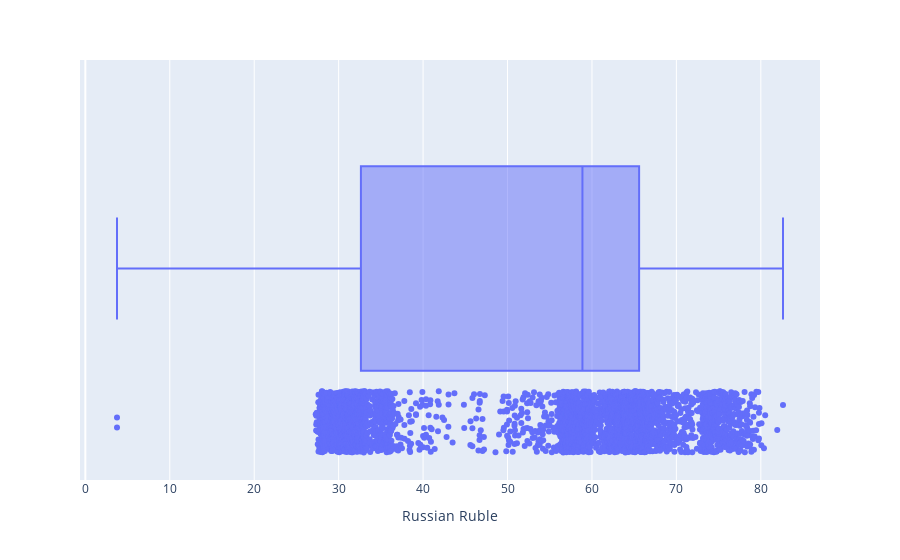

This figure's notebook cell:
### Code cell
px.box(df,'Russian Ruble', points='all')

### Figure 1 — Plotly figure (JSON) as saved in the notebook; plotly's stock layout.template omitted (floating-point values rounded to 4 significant figures; data arrays with more than 128 entries replaced by an {"elided": "..."} marker saying what was removed)
{"data": [{"alignmentgroup": "True", "boxpoints": "all", "hovertemplate": "Russian Ruble=%{x}<extra></extra>", "legendgroup": "", "marker": {"color": "#636efa"}, "name": "", "notched": false, "offsetgroup": "", "orientation": "h", "showlegend": false, "type": "box", "x": {"elided": "3803 float values"}, "x0": " ", "xaxis": "x", "y0": " ", "yaxis": "y"}], "layout": {"boxmode": "group", "legend": {"tracegroupgap": 0}, "margin": {"t": 60}, "xaxis": {"anchor": "y", "domain": [0, 1], "title": {"text": "Russian Ruble"}}, "yaxis": {"anchor": "x", "domain": [0, 1]}}}
